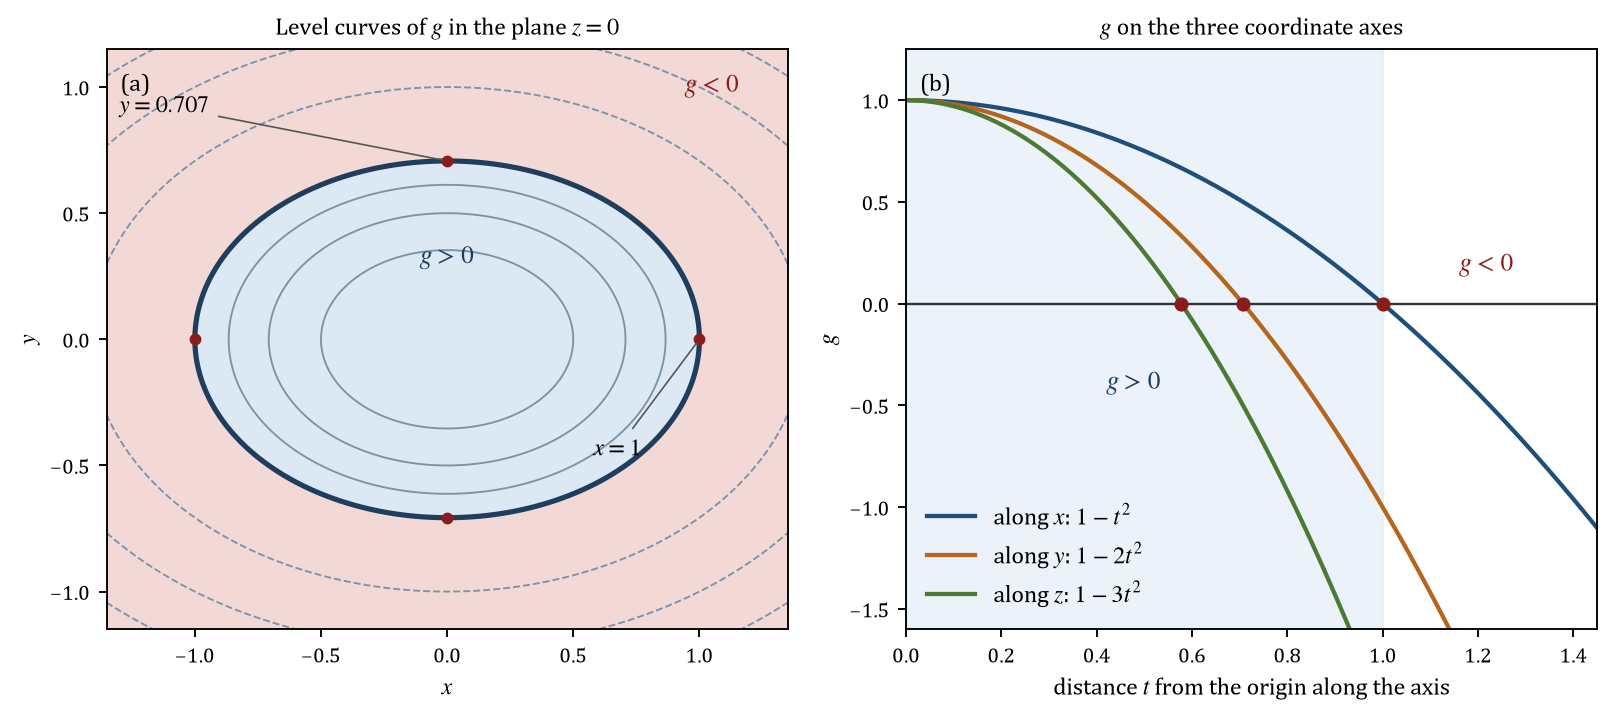

Reproduce this figure in Python.
"""Show where the integrand is positive and where it is negative.

Panel (a) maps the level curves of g(x, y, 0) = 1 - x**2 - 2*y**2 in the plane
z = 0. Panel (b) plots g along the three coordinate axes, so the reader sees the
three intercepts of the ellipsoid.
"""

import base64

import matplotlib
import numpy as np

matplotlib.use("Agg")
import matplotlib.pyplot as plt

plt.rcParams.update({
    "font.family": "serif",
    "font.serif": ["Cambria", "Times New Roman", "DejaVu Serif"],
    "mathtext.fontset": "stix",
    "font.size": 9,
    "axes.labelsize": 10,
    "axes.titlesize": 10,
})

figure, (map_axes, axis_axes) = plt.subplots(1, 2, figsize=(9.6, 4.3))

grid_values = np.linspace(-1.35, 1.35, 401)
x_grid, y_grid = np.meshgrid(grid_values, grid_values)
level_values = 1.0 - x_grid**2 - 2.0 * y_grid**2

map_axes.contourf(x_grid, y_grid, level_values, levels=[-5.0, 0.0], colors=["#f3d9d5"])
map_axes.contourf(x_grid, y_grid, level_values, levels=[0.0, 1.2], colors=["#dce9f5"])
map_axes.contour(x_grid, y_grid, level_values, levels=[-4.0, -3.0, -2.0, -1.0, 0.25, 0.5, 0.75],
                 colors="#7c93a8", linewidths=0.8)
map_axes.contour(x_grid, y_grid, level_values, levels=[0.0], colors="#1f3d5c", linewidths=2.2)

map_axes.plot([1.0, -1.0], [0.0, 0.0], linestyle="none", marker="o", color="#8a1c1c", markersize=4)
map_axes.plot([0.0, 0.0], [0.7071, -0.7071], linestyle="none", marker="o", color="#8a1c1c", markersize=4)
map_axes.text(0.0, 0.30, r"$g > 0$", ha="center", fontsize=11, color="#1f3d5c")
map_axes.text(1.05, 0.98, r"$g < 0$", ha="center", fontsize=11, color="#8a1c1c")
map_axes.annotate(r"$x = 1$", xy=(1.0, 0.0), xytext=(0.58, -0.46),
                  fontsize=10, arrowprops={"arrowstyle": "-", "color": "#555555", "lw": 0.7})
map_axes.annotate(r"$y = 0.707$", xy=(0.0, 0.7071), xytext=(-1.30, 0.90),
                  fontsize=10, arrowprops={"arrowstyle": "-", "color": "#555555", "lw": 0.7})
map_axes.set_xlim(-1.35, 1.35)
map_axes.set_ylim(-1.15, 1.15)
map_axes.set_xlabel(r"$x$")
map_axes.set_ylabel(r"$y$")
map_axes.set_aspect("equal")
map_axes.set_title(r"Level curves of $g$ in the plane $z = 0$")

distance = np.linspace(0.0, 1.45, 400)
axis_axes.axhline(0.0, color="#333333", linewidth=1.0)
axis_axes.plot(distance, 1.0 - distance**2, color="#1f4e79", linewidth=1.8, label=r"along $x$: $1 - t^{2}$")
axis_axes.plot(distance, 1.0 - 2.0 * distance**2, color="#b5651d", linewidth=1.8,
               label=r"along $y$: $1 - 2t^{2}$")
axis_axes.plot(distance, 1.0 - 3.0 * distance**2, color="#4c7a34", linewidth=1.8,
               label=r"along $z$: $1 - 3t^{2}$")
for root in (1.0, 0.7071, 0.5774):
    axis_axes.plot([root], [0.0], marker="o", markersize=5, color="#8a1c1c", zorder=5)
axis_axes.axvspan(0.0, 1.0, color="#dce9f5", alpha=0.55, zorder=0)
axis_axes.text(0.42, -0.42, r"$g > 0$", fontsize=11, color="#1f3d5c")
axis_axes.text(1.16, 0.16, r"$g < 0$", fontsize=11, color="#8a1c1c")
axis_axes.set_xlim(0.0, 1.45)
axis_axes.set_ylim(-1.6, 1.25)
axis_axes.set_xlabel(r"distance $t$ from the origin along the axis")
axis_axes.set_ylabel(r"$g$")
axis_axes.legend(loc="lower left", fontsize=10, frameon=False)
axis_axes.set_title(r"$g$ on the three coordinate axes")
axis_axes.text(0.02, 0.96, "(b)", transform=axis_axes.transAxes, va="top", fontsize=10)
map_axes.text(0.02, 0.96, "(a)", transform=map_axes.transAxes, va="top", fontsize=10)

figure.tight_layout()
output_path = "part1_figure2.png"
figure.savefig(output_path, dpi=170, bbox_inches="tight", facecolor="white")
with open(output_path, "rb") as image_file:
    encoded = base64.b64encode(image_file.read()).decode("ascii")
with open("part1_figure2.b64.txt", "w", encoding="ascii") as text_file:
    text_file.write(encoded)
print(f"saved {output_path} and part1_figure2.b64.txt ({len(encoded)} base64 characters)")
